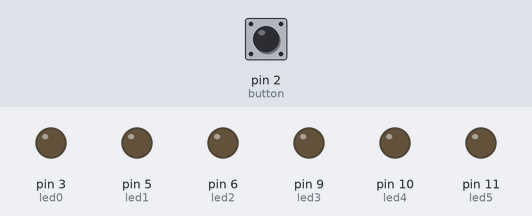
A sketch run on a simulated Arduino Uno, built with avr-gcc and run on an emulated ATmega328P. On the bench: output pins drawn as LEDs (lit = HIGH). Inputs (shaded band) come from the test bench; at power-on: pin 2 (button) LOW.

Above: at 2.45 s.
2.9 s: pin 2 (button) pulled HIGH for 3.2 s
At 3.9 s:
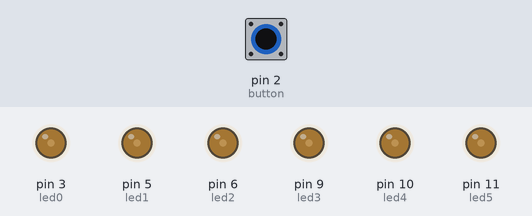
11.1 s: pin 2 (button) pulled HIGH for 1.2 s
At 13.4 s:
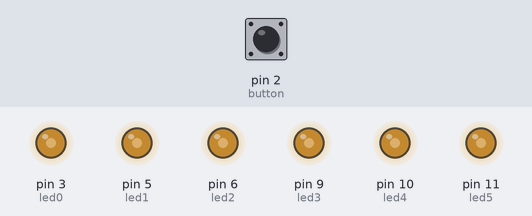
Timing chart, 0 to 20.6 s (numbered marks = the images above; inputs shaded):
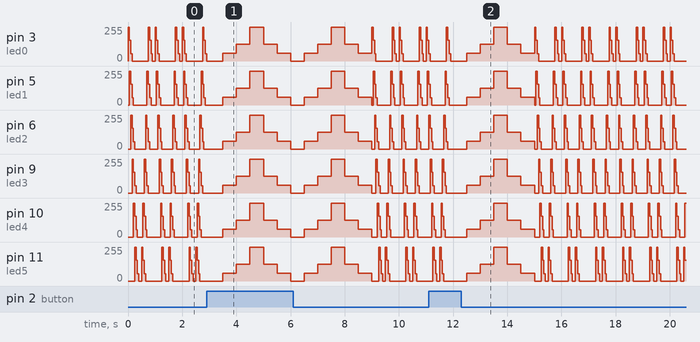

The sketch:

F-Ex3.ino
```cpp
/****************************************************************
**                                                             **
**                          TÍTOL:                             **
**                                                             **
**                                                             **
**  NOM: Maria de Haro Luna                    DATA: 10/03/2023**
****************************************************************/
//************************ INCLUDE ******************************


//*********************** VARIABLES *****************************
const byte led0 = 3;
const byte led1 = 5;
const byte led2 = 6;
const byte led3 = 9;
const byte led4 = 10;
const byte led5 = 11;
const byte button = 2;
unsigned long vloc = 50;
unsigned long velocitat = 500;
int b;
//************************* SETUP *******************************
void setup() {              // configura el final de la salida
 pinMode(led0, OUTPUT);
 pinMode(led1, OUTPUT);
 pinMode(led2, OUTPUT);
 pinMode(led3, OUTPUT);
 pinMode(led4, OUTPUT);
 pinMode(led5, OUTPUT);
 pinMode(button, INPUT);
}
//************************* LOOP ********************************
void loop() {
  b = digitalRead(2);
 if (b == 1)
 {
   analogWrite(led0, 0);     // posar PWM del pin 3 a 0
  analogWrite(led1, 0);     // posar PWM del pin 5 a 0
  analogWrite(led2, 0);     // posar PWM del pin 6 a 0
  analogWrite(led3, 0);     // posar PWM del pin 9 a 0
  analogWrite(led4, 0);     // posar PWM del pin 10 a 0
  analogWrite(led5, 0);     // posar PWM del pin 11 a 0

  delay(velocitat);          // es queden leds velocitat ms en aquest estat

  analogWrite(led0, 60);     // posar PWM del pin 3 a 60
  analogWrite(led1, 60);     // posar PWM del pin 5 a 60
  analogWrite(led2, 60);     // posar PWM del pin 6 a 60
  analogWrite(led3, 60);     // posar PWM del pin 9 a 60
  analogWrite(led4, 60);     // posar PWM del pin 10 a 60
  analogWrite(led5, 60);     // posar PWM del pin 11 a 60

  delay(velocitat);          // es queden leds velocitat ms en aquest estat

  analogWrite(led0, 125);    // posar PWM del pin 3 a 125
  analogWrite(led1, 125);    // posar PWM del pin 5 a 125
  analogWrite(led2, 125);    // posar PWM del pin 6 a 125
  analogWrite(led3, 125);    // posar PWM del pin 9 a 125
  analogWrite(led4, 125);    // posar PWM del pin 10 a 125
  analogWrite(led5, 125);    // posar PWM del pin 11 a 125

  delay(velocitat);           // es queden leds velocitat ms en aquest estat

  analogWrite(led0, 255);    // posar PWM del pin 3 a 255
  analogWrite(led1, 255);    // posar PWM del pin 5 a 255
  analogWrite(led2, 255);    // posar PWM del pin 6 a 255
  analogWrite(led3, 255);    // posar PWM del pin 9 a 255
  analogWrite(led4, 255);    // posar PWM del pin 10 a 255
  analogWrite(led5, 255);    // posar PWM del pin 11 a 255

  delay(velocitat);           // es queden leds velocitat ms en aquest estat

  analogWrite(led0, 125);    // posar PWM del pin 3 a 125
  analogWrite(led1, 125);    // posar PWM del pin 5 a 125
  analogWrite(led2, 125);    // posar PWM del pin 6 a 125
  analogWrite(led3, 125);    // posar PWM del pin 9 a 125
  analogWrite(led4, 125);    // posar PWM del pin 10 a 125
  analogWrite(led5, 125);    // posar PWM del pin 11 a 125

  delay(velocitat);           // es queden leds velocitat ms en aquest estat

  analogWrite(led0, 60);     // posar PWM del pin 3 a 60
  analogWrite(led1, 60);     // posar PWM del pin 5 a 60
  analogWrite(led2, 60);     // posar PWM del pin 6 a 60
  analogWrite(led3, 60);     // posar PWM del pin 9 a 60
  analogWrite(led4, 60);     // posar PWM del pin 10 a 60
  analogWrite(led5, 60);     // posar PWM del pin 11 a 60

  delay(velocitat);
 }

 else
 {
   analogWrite(led0, 255); //1
  analogWrite(led1, 0);
  analogWrite(led2, 0);
  analogWrite(led3, 0);
  analogWrite(led4, 0);
  analogWrite(led5, 0);

  delay(vloc);

  analogWrite(led0, 155); //2
  analogWrite(led1, 255);
  analogWrite(led2, 0);
  analogWrite(led3, 0);
  analogWrite(led4, 0);
  analogWrite(led5, 0);

  delay(vloc);

  analogWrite(led0, 55); //3
  analogWrite(led1, 155);
  analogWrite(led2, 255);
  analogWrite(led3, 0);
  analogWrite(led4, 0);
  analogWrite(led5, 0);

  delay(vloc);

  analogWrite(led0, 0); //4
  analogWrite(led1, 55);
  analogWrite(led2, 155);
  analogWrite(led3, 255);
  analogWrite(led4, 0);
  analogWrite(led5, 0);

  delay(vloc);

  analogWrite(led0, 0); //5
  analogWrite(led1, 0);
  analogWrite(led2, 55);
  analogWrite(led3, 155);
  analogWrite(led4, 255);
  analogWrite(led5, 0);

  delay(vloc);

  analogWrite(led0, 0); //6
  analogWrite(led1, 0);
  analogWrite(led2, 0);
  analogWrite(led3, 55);
  analogWrite(led4, 155);
  analogWrite(led5, 255);

  delay(vloc);

  analogWrite(led0, 0); //7
  analogWrite(led1, 0);
  analogWrite(led2, 0);
  analogWrite(led3, 0);
  analogWrite(led4, 55);
  analogWrite(led5, 155);

  delay(vloc);

  analogWrite(led0, 0); //8
  analogWrite(led1, 0);
  analogWrite(led2, 0);
  analogWrite(led3, 0);
  analogWrite(led4, 0);
  analogWrite(led5, 55);

  delay(vloc);

  analogWrite(led0, 0); //9 i 10
  analogWrite(led1, 0);
  analogWrite(led2, 0);
  analogWrite(led3, 0);
  analogWrite(led4, 0);
  analogWrite(led5, 0);

  delay(vloc*2);

  analogWrite(led0, 0); //11
  analogWrite(led1, 0);
  analogWrite(led2, 0);
  analogWrite(led3, 0);
  analogWrite(led4, 0);
  analogWrite(led5, 255);

  delay(vloc);

  analogWrite(led0, 0); //12
  analogWrite(led1, 0);
  analogWrite(led2, 0);
  analogWrite(led3, 0);
  analogWrite(led4, 255);
  analogWrite(led5, 155);

  delay(vloc);

  analogWrite(led0, 0); //13
  analogWrite(led1, 0);
  analogWrite(led2, 0);
  analogWrite(led3, 255);
  analogWrite(led4, 155);
  analogWrite(led5, 55);

  delay(vloc);

  analogWrite(led0, 0); //14
  analogWrite(led1, 0);
  analogWrite(led2, 255);
  analogWrite(led3, 155);
  analogWrite(led4, 55);
  analogWrite(led5, 0);

  delay(vloc);

  analogWrite(led0, 0); //15
  analogWrite(led1, 255);
  analogWrite(led2, 155);
  analogWrite(led3, 55);
  analogWrite(led4, 0);
  analogWrite(led5, 0);

  delay(vloc);

  analogWrite(led0, 255); //16
  analogWrite(led1, 155);
  analogWrite(led2, 55);
  analogWrite(led3, 0);
  analogWrite(led4, 0);
  analogWrite(led5, 0);

  delay(vloc);

  analogWrite(led0, 155); //17
  analogWrite(led1, 55);
  analogWrite(led2, 0);
  analogWrite(led3, 0);
  analogWrite(led4, 0);
  analogWrite(led5, 0);

  delay(vloc);

  analogWrite(led0, 55); //18
  analogWrite(led1, 0);
  analogWrite(led2, 0);
  analogWrite(led3, 0);
  analogWrite(led4, 0);
  analogWrite(led5, 0);

  delay(vloc);

  analogWrite(led0, 0); //19 i 20
  analogWrite(led1, 0);
  analogWrite(led2, 0);
  analogWrite(led3, 0);
  analogWrite(led4, 0);
  analogWrite(led5, 0);

  delay(vloc*2);
 }

}
//************************** FUNCTIONS **************************
```
